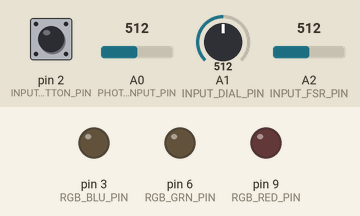
The sketch below on a simulated Arduino Uno, built with avr-gcc and run on an emulated ATmega328P. Shown: output pins drawn as LEDs (lit = HIGH). Inputs (shaded band) come from the test bench; at power-on: A0 (PHOTOCELL_INPUT_PIN) = 512, pin 2 (INPUT_MODE_BUTTON_PIN) LOW, A1 (INPUT_DIAL_PIN) = 512, A2 (INPUT_FSR_PIN) = 512.

Above: at 1.2 s.
1.3 s: A0 (PHOTOCELL_INPUT_PIN) set to 64
2.8 s: A0 (PHOTOCELL_INPUT_PIN) set to 59
At 2.95 s:
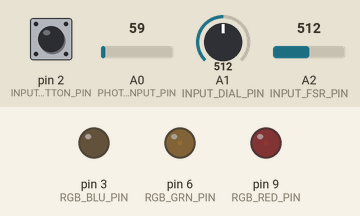
5.8 s: pin 2 (INPUT_MODE_BUTTON_PIN) pulled HIGH for 0.15 s
At 7.0 s:
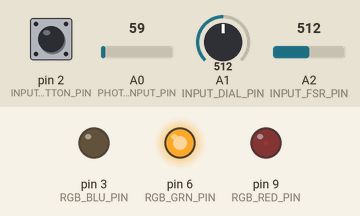
7.4 s: A1 (INPUT_DIAL_PIN) set to 716
At 8.3 s:
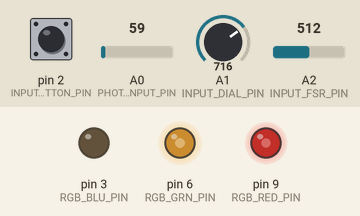
8.9 s: A1 (INPUT_DIAL_PIN) set to 900
At 9.4 s:
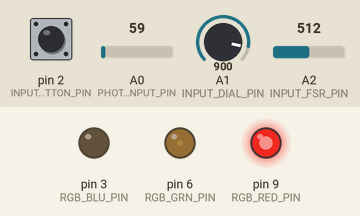
10.4 s: pin 2 (INPUT_MODE_BUTTON_PIN) pulled HIGH for 1 s
At 11.8 s:
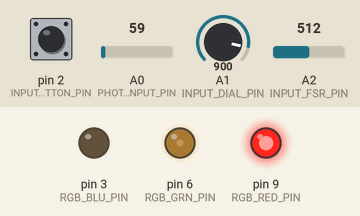
Timing chart, 0 to 13.4 s (numbered marks = the images above; inputs shaded):
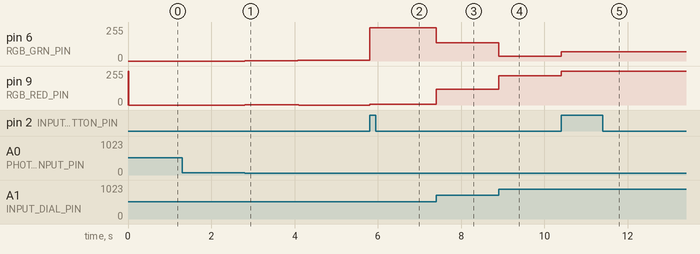

The sketch:

MP1_code.ino
```cpp
const int RGB_RED_PIN = 9;
const int RGB_GRN_PIN = 6;
const int RGB_BLU_PIN = 3;

// For mode 1
const int PHOTOCELL_INPUT_PIN = A0;
const int MIN_PHOTOCELL_VAL = 0;
const int MAX_PHOTOCELL_VAL = 60;

// For mode 2
const int INPUT_DIAL_PIN = A1;
const int MIN_DIAL_VAL = 40;
const int MAX_DIAL_VAL = 960;

// For mode 3
const int INPUT_FSR_PIN = A2;
const int MIN_FSR_VAL = 0;
const int MAX_FSR_VAL = 1023;
int _curColorMode = 0;
int _lastRecordedPushState = 0;

// mode switch button
const int INPUT_MODE_BUTTON_PIN = 2;
int _lastRecordedButtonState = LOW;

// For fading RGB LED
const int MAX_COLOR_VALUE = 255;
const int FADE_STEP = 1;

// interval to wait between each loop
const int INTERVAL_MS = 20;

int _mode;  // 1,2,3 for modes 1,2,3 respectively
unsigned long _lastTimestamp;  // last time stamp recorded

int _rgbLedVals[] = {255, 0, 0}; // Red, Green, Blue

enum RGB {
  RED,
  GREEN,
  BLUE,
  NUM_COLORS
};

enum RGB _curFadingUpColor = GREEN;
enum RGB _curFadingDownColor = RED;


void setup() {
  Serial.begin(9600);

  pinMode(RGB_RED_PIN, OUTPUT);
  pinMode(RGB_GRN_PIN, OUTPUT);
  pinMode(RGB_BLU_PIN, OUTPUT);

  pinMode(PHOTOCELL_INPUT_PIN, INPUT);
  pinMode(INPUT_DIAL_PIN, INPUT);
  pinMode(INPUT_FSR_PIN, INPUT);
  pinMode(INPUT_MODE_BUTTON_PIN, INPUT);
  _mode = 1;
  _lastTimestamp = 0;

  setColor(_rgbLedVals[RED], _rgbLedVals[GREEN], _rgbLedVals[BLUE]);
}

void loop() {
  // Record current timestamp
  unsigned long curTimestamp = millis();

  if(curTimestamp - _lastTimestamp >= INTERVAL_MS) {
    // Change the mode first
    int modeButtonVal = digitalRead(INPUT_MODE_BUTTON_PIN);
    if(modeButtonVal == HIGH && modeButtonVal != _lastRecordedButtonState) {
      _mode++;
      if(_mode > 3) {
        _mode = 1;
      }
    }
    _lastRecordedButtonState = modeButtonVal;
    //Serial.println(_mode);

    // Call appropriate mode function
    if(_mode == 1) {
      mode1();
    } else if(_mode == 2) {
      mode2();
    } else if(_mode == 3) {
      mode3();
    }
    // Save current timestamp
    _lastTimestamp = curTimestamp;
  }
}

void mode1() {
  // Record photocell value
  int photocellVal = analogRead(PHOTOCELL_INPUT_PIN);

  // Remap the value for output scaling (to be used as max LED output)
  int ledScale = map(photocellVal, MIN_PHOTOCELL_VAL, MAX_PHOTOCELL_VAL, 0, MAX_COLOR_VALUE);

  // Constrain output of the LED scale
  ledScale = constrain(ledScale, 0, 255);

  // Invert LED scale
  ledScale = 255 - ledScale;

  // Print the raw photocell value and the converted LED value
  /*Serial.print(photocellVal);
  Serial.print(",");
  Serial.println(ledScale);
  Serial.print(_rgbLedVals[_curFadingUpColor]);
  Serial.print(",");
  Serial.println(_rgbLedVals[_curFadingDownColor]);*/

  // Increment upwards-fading color and decrement downwards-fading color
  _rgbLedVals[_curFadingUpColor] += FADE_STEP;
  _rgbLedVals[_curFadingDownColor] -= FADE_STEP;

  // Update which colors are fading
  if(_rgbLedVals[_curFadingUpColor] > MAX_COLOR_VALUE) {
    _rgbLedVals[_curFadingUpColor] = MAX_COLOR_VALUE;
    _curFadingUpColor = (RGB)((int)_curFadingUpColor + 1);

    if(_curFadingUpColor > (int)BLUE) {
      _curFadingUpColor = RED;
    }
  }

  if(_rgbLedVals[_curFadingDownColor] < 0) {
    _rgbLedVals[_curFadingDownColor] = 0;
    _curFadingDownColor = (RGB)((int)_curFadingDownColor + 1);

    if(_curFadingDownColor > (int)BLUE) {
      _curFadingDownColor = RED;
    }
  }

  // Get the scaled color values
  int redScaled = map(_rgbLedVals[RED], 0, MAX_COLOR_VALUE, 0, ledScale);
  int greenScaled = map(_rgbLedVals[GREEN], 0, MAX_COLOR_VALUE, 0, ledScale);
  int blueScaled = map(_rgbLedVals[BLUE], 0, MAX_COLOR_VALUE, 0, ledScale);

  /*Serial.print(redScaled);
  Serial.print(", ");
  Serial.print(greenScaled);
  Serial.print(", ");
  Serial.println(blueScaled);*/

  // Set the color of the RGB LED
  setColor(redScaled, greenScaled, blueScaled);
}

void mode2() {
  // Record voltage-divider value
  int dialVal = analogRead(INPUT_DIAL_PIN);
  //Serial.println(dialVal);

  // Scale voltage-divider value (max of 510, 0-255 for fading from
  // blue to green, 255-510 for fading from green to red)
  int dialScale = map(dialVal, MIN_DIAL_VAL, MAX_DIAL_VAL, 0, 510);

  // Get the red value
  int redVal = 255 - abs(510 - dialScale);
  if(redVal < 0) {
    redVal = 0;
  }
  // Get the green value
  int greenVal = 255 - abs(255 - dialScale);

  // Get the blue value
  int blueVal = 255 - abs(0 - dialScale);
  if(blueVal < 0) {
    blueVal = 0;
  }

  // Set the RGB LED color
  setColor(redVal, greenVal, blueVal);
}

void mode3() {
  // Record force-sensitive resistor value
  int fsrVal = analogRead(INPUT_FSR_PIN);
  //Serial.println(fsrVal);

  // If the fsr has enough force applied to it, the recorded state
  // is 1 (pressed), otherwise 0 (not pressed enough)
  int recordedState = 0;
  if(fsrVal >= 233) {
    recordedState = 1;
  }

  // If the fsr is pressed enough and it wasn't pressed on the last loop
  if(fsrVal >= 233 && _lastRecordedPushState == 0 && recordedState != _lastRecordedPushState) {
    _curColorMode++;
    if(_curColorMode > 7) {
      _curColorMode = 0;
    }
  }

  // Save the current pushed state
  _lastRecordedPushState = recordedState;

  // Set the RGB LED color
  setColorCombo(_curColorMode);
}

void setColor(int red, int green, int blue) {
  /*Serial.print(red);
  Serial.print(", ");
  Serial.print(green);
  Serial.print(", ");
  Serial.println(blue);*/

  analogWrite(RGB_RED_PIN, red);
  analogWrite(RGB_GRN_PIN, green);
  analogWrite(RGB_BLU_PIN, blue);
}

void setColorCombo(int color) {
  if(color == 0) {         // Red
    setColor(255, 0, 0);
  } else if(color == 1) {  // Orange
    setColor(255, 69, 0);
  } else if(color == 2) {  // Yellow
    setColor(255, 255, 0);
  } else if(color == 3) {  // Green
    setColor(0, 255, 0);
  } else if(color == 4) {  // Blue
    setColor(0, 0, 200);
  } else if(color == 5) {  // Indigo
    setColor(75, 0, 170);
  } else if(color == 6) {  // Violet
    setColor(255, 0, 255);
  } else if(color == 7) {  // White
    setColor(255, 255, 255);
  }
}
```

Measured:
- after the input at 1.3 s, every drawn part: stays the same
- after the input at 2.8 s, pin 6 (RGB_GRN_PIN): 0/255 → 2/255 at once, → 3/255 0.26 s later, → 4/255 1.0 s later; pin 9 (RGB_RED_PIN): 0/255 → 2/255 at once, → 1/255 0.28 s later, → 0/255 1.0 s later
- after the input at 5.8 s, pin 3 (RGB_BLU_PIN): stays LOW (without the input it goes to HIGH after 0.34 s); pin 9 (RGB_RED_PIN): 0/255 → 6/255 at once
- after the input at 7.4 s, pin 6 (RGB_GRN_PIN): 249/255 → 136/255 at once; pin 9 (RGB_RED_PIN): 6/255 → 119/255 at once
- after the input at 8.9 s, pin 6 (RGB_GRN_PIN): 136/255 → 34/255 at once; pin 9 (RGB_RED_PIN): 119/255 → 221/255 at once
- after the input at 10.4 s, pin 6 (RGB_GRN_PIN): 34/255 → 69/255 at once; pin 9 (RGB_RED_PIN): 221/255 → 255/255 at once
